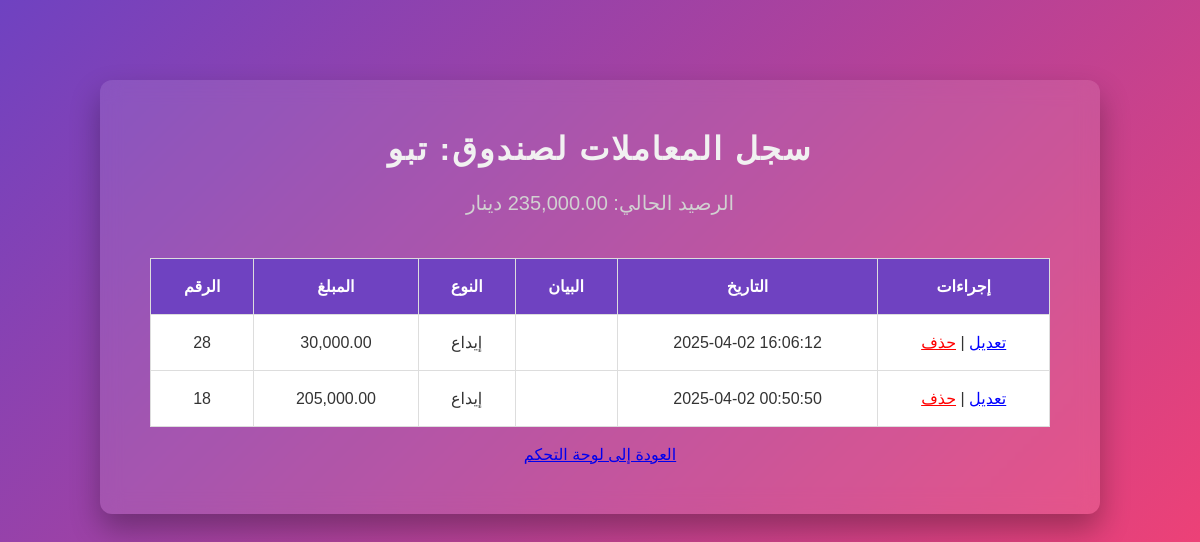
Screenshot of /view_transactions.php?fund_id=4 (signed in) with the database file from the repository.
### tables this page shows
CREATE TABLE `funds` (
  `id` int(11) NOT NULL,
  `name` varchar(100) NOT NULL,
  `balance` decimal(15,2) NOT NULL DEFAULT 0.00,
  `user_id` int(11) NOT NULL
);

CREATE TABLE `transactions` (
  `id` int(11) NOT NULL,
  `fund_id` int(11) NOT NULL,
  `type` enum('deposit','withdraw') NOT NULL,
  `amount` decimal(15,2) NOT NULL,
  `created_at` timestamp NOT NULL DEFAULT current_timestamp(),
  `description` text DEFAULT NULL,
  `user_id` int(11) NOT NULL
);

### view_transactions.php (the view, shortened to what this page needs)
<?php
include 'db.php';
$fund_id = intval($_GET['fund_id']);
$result = $conn->query("SELECT * FROM funds WHERE id = $fund_id");
$fund = $result->fetch_assoc();
$transactions = $conn->query("SELECT * FROM transactions WHERE fund_id = $fund_id ORDER BY created_at DESC");
?>
<!DOCTYPE html>
<html lang="ar">
<head>
    <link rel="stylesheet" href="styles.css">
</head>
<body>
    <div class="container">
        <h2>سجل المعاملات لصندوق: <?php echo htmlspecialchars($fund['name']); ?></h2>
        <p>الرصيد الحالي: <?php echo number_format($fund['balance'], 2); ?> دينار</p>
        <table>
<tr>
    <th>الرقم</th>
    <th>المبلغ</th>
    <th>النوع</th>
    <th>البيان</th>
    <th>التاريخ</th>
    <th>إجراءات</th>
</tr>
<?php while ($row = $transactions->fetch_assoc()): ?>
    <tr>
        <td><?php echo $row['id']; ?></td>
        <td><?php echo number_format($row['amount'], 2); ?></td>
        <td><?php echo ($row['type'] == 'deposit') ? 'إيداع' : 'سحب'; ?></td>
        <td><?php echo htmlspecialchars($row['description']); ?></td>
        <td><?php echo $row['created_at']; ?></td>
        <td>
            <a href="edit_transaction.php?transaction_id=<?php echo $row['id']; ?>&fund_id=<?php echo $fund_id; ?>"
               style="color: blue;">تعديل</a> |
            <a href="delete_transaction.php?transaction_id=<?php echo $row['id']; ?>&fund_id=<?php echo $fund_id; ?>"
               onclick="return confirm('هل أنت متأكد من حذف هذه العملية؟');"
               style="color: red;">حذف</a>
        </td>
    </tr>
<?php endwhile; ?>
        </table>
        <br>
        <a href="dashboard.php">العودة إلى لوحة التحكم</a>
    </div>
</body>
</html>

### styles.css (style rules this page uses)
body, h1, h2, h3, h4, h5, h6, p, ul, ol, li, a, table, th, td, input, select, button, textarea { margin: 0; padding: 0; box-sizing: border-box; }
body { font-family: 'Arial', sans-serif; background: linear-gradient(135deg, #6f42c1, #ff416c); color: #fff; text-align: center; padding: 20px; min-height: 100vh; display: flex; flex-direction: column; align-items: center; justify-content: flex-start; font-weight: 300; }
.container { background: rgba(255, 255, 255, 0.1); padding: 50px; border-radius: 12px; box-shadow: 0 15px 30px rgba(0, 0, 0, 0.3); width: 100%; max-width: 900px; text-align: center; margin-top: 60px; backdrop-filter: blur(10px); }
h2 { font-size: 32px; margin-bottom: 20px; color: #f1f1f1; letter-spacing: 2px; }
p { font-size: 20px; margin-bottom: 30px; color: #d1d1d1; line-height: 1.5; }
table { width: 100%; border-collapse: collapse; margin-top: 40px; }
table, th, td { border: 1px solid #ddd; }
th, td { padding: 18px; text-align: center; font-size: 16px; }
th { background-color: #6f42c1; color: white; font-weight: bold; }
td { background-color: #fff; color: #333; }

### rows the page displays
funds: name "تبو"
transactions: id "28", amount "30,000.00", type "إيداع", created_at "2025-04-02 16:06:12"
transactions: id "18", amount "205,000.00", type "إيداع", created_at "2025-04-02 00:50:50"
